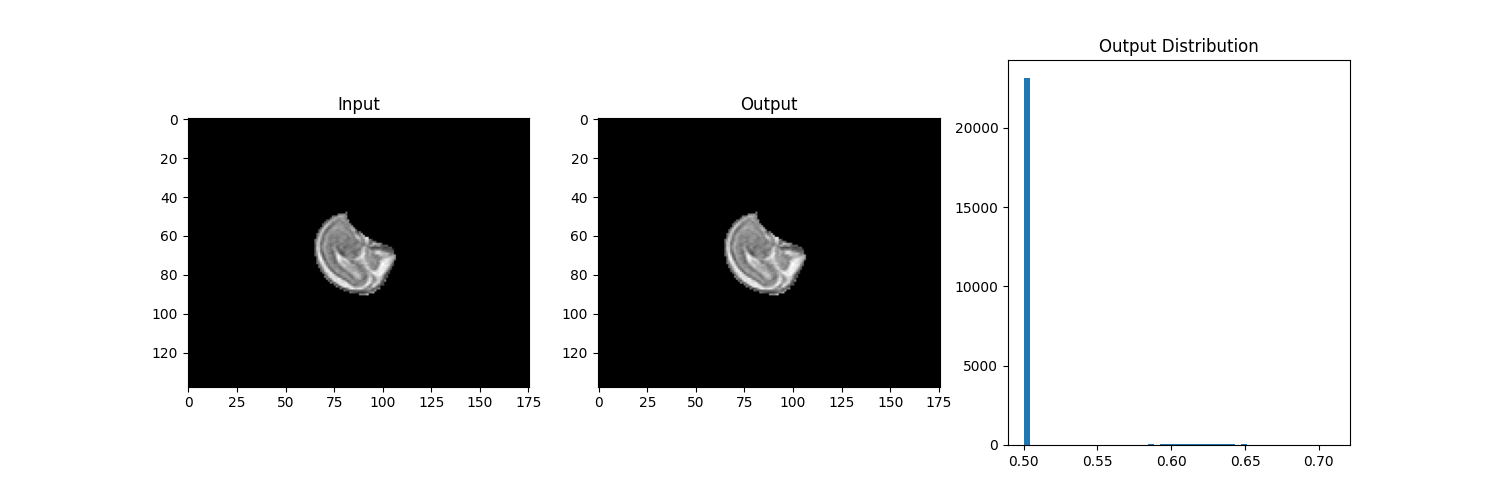

This chart was generated by the following Python code:
import numpy as np
import pickle
import matplotlib.pyplot as plt
from train_fetal_2d_cyclegan import build_2d_generator

# Load one test image
with open('processed_data_4slice_fixed/test_4slice_data.pkl', 'rb') as f:
    test_data = pickle.load(f)

test_img = test_data['images'][0:1] / 255.0
test_ga = test_data['gestational_age'][0:1].reshape(-1, 1)

print(f"Input image stats:")
print(f"  Shape: {test_img.shape}")
print(f"  Min: {test_img.min():.4f}, Max: {test_img.max():.4f}, Mean: {test_img.mean():.4f}")

# Load model
gen = build_2d_generator((138, 176, 1), 16)
gen.load_weights('weights/cyclegan_2d/gen_B2A_epoch_50.weights.h5')

# Generate
output = gen([test_img, test_ga], training=False).numpy()

print(f"\nOutput image stats:")
print(f"  Min: {output.min():.4f}, Max: {output.max():.4f}, Mean: {output.mean():.4f}")
print(f"  Unique values: {len(np.unique(output))}")

# Visualize
fig, axes = plt.subplots(1, 3, figsize=(15, 5))
axes[0].imshow(test_img[0, :, :, 0], cmap='gray')
axes[0].set_title('Input')
axes[1].imshow(output[0, :, :, 0], cmap='gray')
axes[1].set_title('Output')
axes[2].hist(output.flatten(), bins=50)
axes[2].set_title('Output Distribution')
plt.savefig('debug_output.png')
print("\nSaved: debug_output.png")